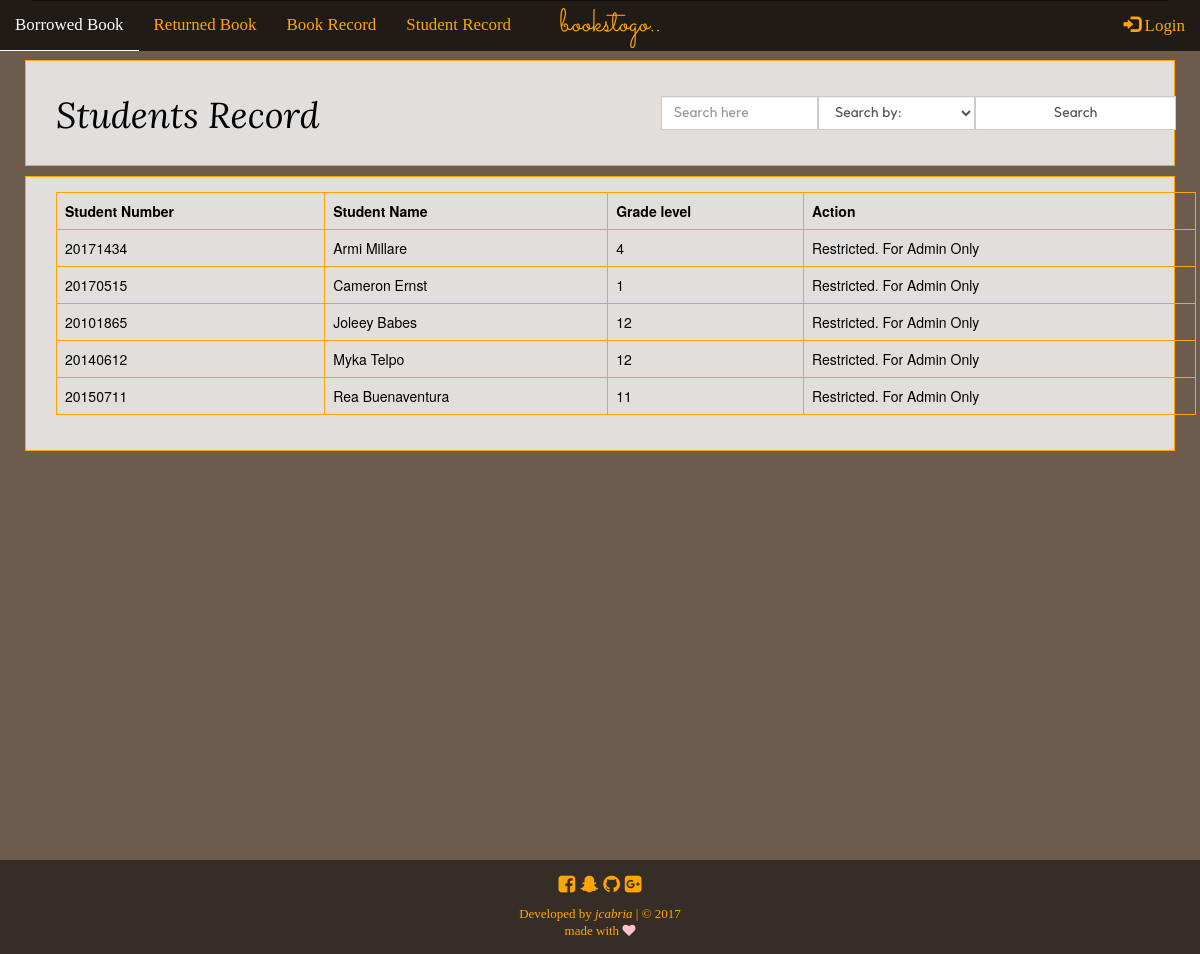
/student_record.php, run on an earlier commit of the app's database.
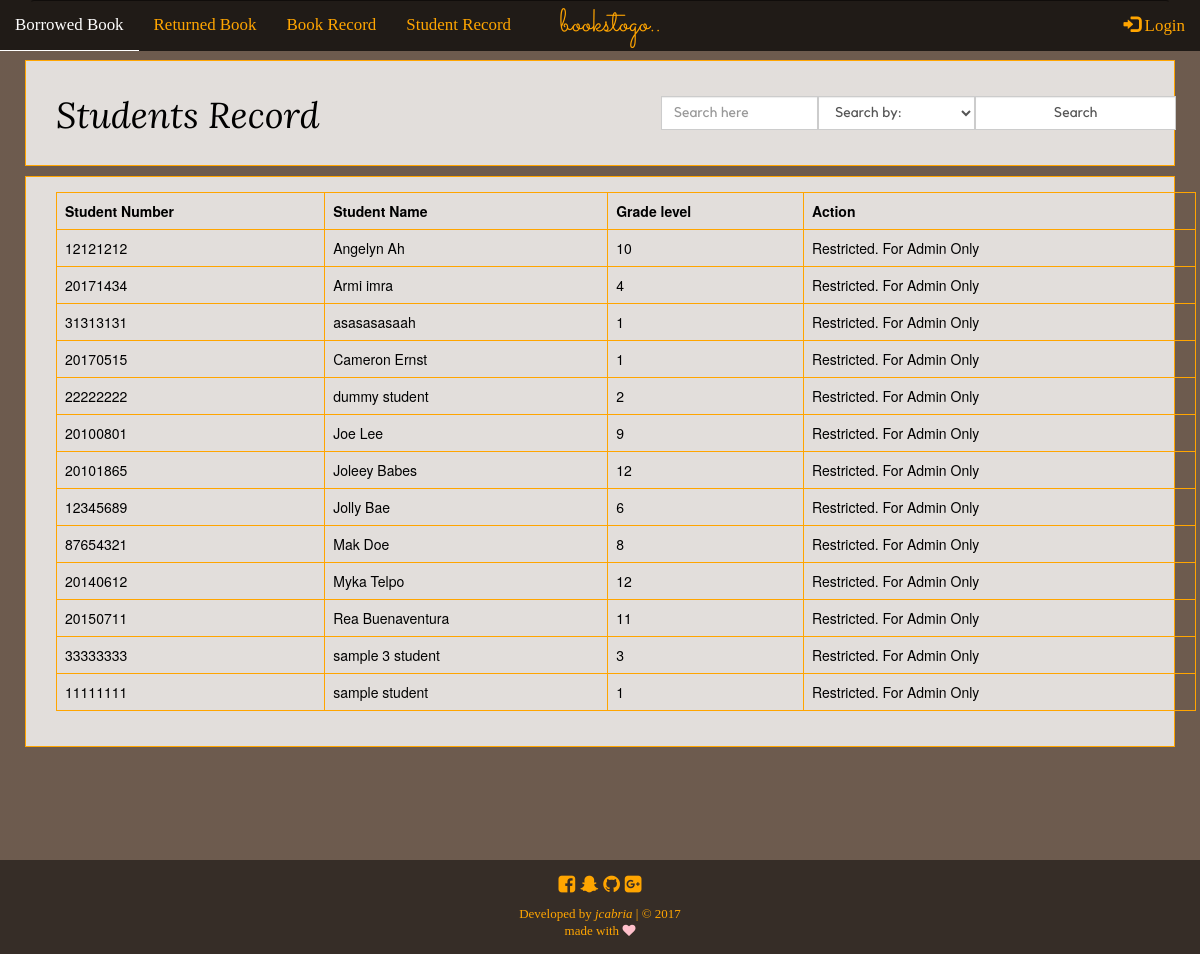
And on a later commit of the database.
### tables this page shows
CREATE TABLE `students_record` (
  `id` int(11) NOT NULL,
  `student_number` int(8) NOT NULL,
  `student_name` varchar(255) NOT NULL,
  `grade_level` varchar(255) NOT NULL
);

### student_record.php (the view, shortened to what this page needs)
<?php
function display_content() {
	require_once('connection.php');
	echo "
		<div class='container-fluid stud-record-div'>
			<div class='container'>
				<div class='row'>
					<form method='POST' action=''>
						<div class='col-md-6'>
							<h1>Students Record</h1>";
						echo "</div>
						<div class='col-md-6'>
							<div class='input-group search_trans'>
								<span class='input-group-btn'>
									<input type='text' class='form-control' placeholder='Search here' name='search_stud'>
								</span>
								<span class='input-group-btn'>
									<select name='search_ddown' class='form-control'>
										<option disabled selected>
											Search by: </option>
										<option value='student_number'>
											Student Number</option>
										<option value='student_name'>
											Student Name</option>
										<option value='grade_level'>
											Grade Level</option>
									</select>
								</span>
								<span class='input-group-btn'>
									<input type='submit' class='form-control' name='search-stud-btn' value='Search'>
								</span>
							</div>
						</div>
					</form>
				</div>
			</div>
		</div>";
	$sql = "SELECT * FROM students_record ORDER BY student_name ASC";
	$show = mysqli_query($conn, $sql);
	if (isset($_POST['search-stud-btn'])) {
		$search_stud = $_POST['search_stud'];
		$search_ddown = $_POST['search_ddown'];
		$query = "SELECT * FROM students_record WHERE $search_ddown LIKE '%$search_stud%'";
		$result = mysqli_query($conn, $query);
		echo "Search result for <em>$search_stud</em>. Found " .mysqli_num_rows($result). " result.<br><hr><br>";
		if (mysqli_num_rows($result) > 0) {
			echo "
				<div class='container-fluid stud-record-div'>
					<div class='container'>
						<div class='table-responsive'>
							<table class='table table-bordered table-hover'>
								<thead>
									<tr>
										<th>Student Number</th>
										<th>Student Name</th>
										<th>Grade level</th>
										<th>Action</th>
									</tr>
								</thead>
								<tbody>";
								while ($row = mysqli_fetch_assoc($result)) {
									extract($row);
								echo "<tr>
										<td>".$row['student_number']."</td>
										<td>".$row['student_name']."</td>
										<td>".$row['grade_level']."</td>";
								if (isset($_SESSION['username'])) {
									echo "<td>";
									echo '<a type="button" class="btn btn-default" href="update_stud.php?id='.$id.'">Update</a>
										<a type="button" class="btn btn-default" href="delete_stud.php?id='.$id.'">Delete</a>';
									echo"</td>";
									} else {
										echo "<td>Restricted. For Admin Only</td>";
									}
								echo"</tr>";
									}
							echo"</tbody>
							</table>
						</div>
					</div>
				</div>";
		}
	}
	else {
		if (mysqli_num_rows($show) > 0) {
			echo "
				<div class='container-fluid stud-record-div'>
					<div class='container'>
						<div class='table-responsive'>
							<table class='table table-bordered table-hover'>
								<thead>
									<tr>
										<th>Student Number</th>
										<th>Student Name</th>
										<th>Grade level</th>
										<th>Action</th>
									</tr>
								</thead>
								<tbody>";
								while ($row = mysqli_fetch_assoc($show)) {
									extract($row);
								echo "<tr>
										<td>".$row['student_number']."</td>
										<td>".$row['student_name']."</td>
										<td>".$row['grade_level']."</td>";
								if (isset($_SESSION['username'])) {
									echo "<td>";
									echo '<a type="button" class="btn btn-default" href="update_stud.php?id='.$id.'">Update</a>
										<a type="button" class="btn btn-default" href="delete_stud.php?id='.$id.'">Delete</a>';
									echo"</td>";
									} else {
										echo "<td>Restricted. For Admin Only</td>";
									}
							echo"</tr>";
								}
						echo"</tbody>
						</table>
					</div>
				</div>
			</div>";
		}
	}
}
require_once('template.php');
 ?>

What changed in the data, as far as the page shows it:
added students_record: student_number "12121212", student_name "Angelyn Ah", grade_level "10"
changed students_record: student_name "Armi Millare" → "Armi imra"
added students_record: student_number "31313131", student_name "asasasasaah", grade_level "1"
added students_record: student_number "22222222", student_name "dummy student", grade_level "2"
added students_record: student_number "20100801", student_name "Joe Lee", grade_level "9"
added students_record: student_number "12345689", student_name "Jolly Bae", grade_level "6"
added students_record: student_number "87654321", student_name "Mak Doe", grade_level "8"
added students_record: student_number "33333333", student_name "sample 3 student", grade_level "3"
added students_record: student_number "11111111", student_name "sample student", grade_level "1"
